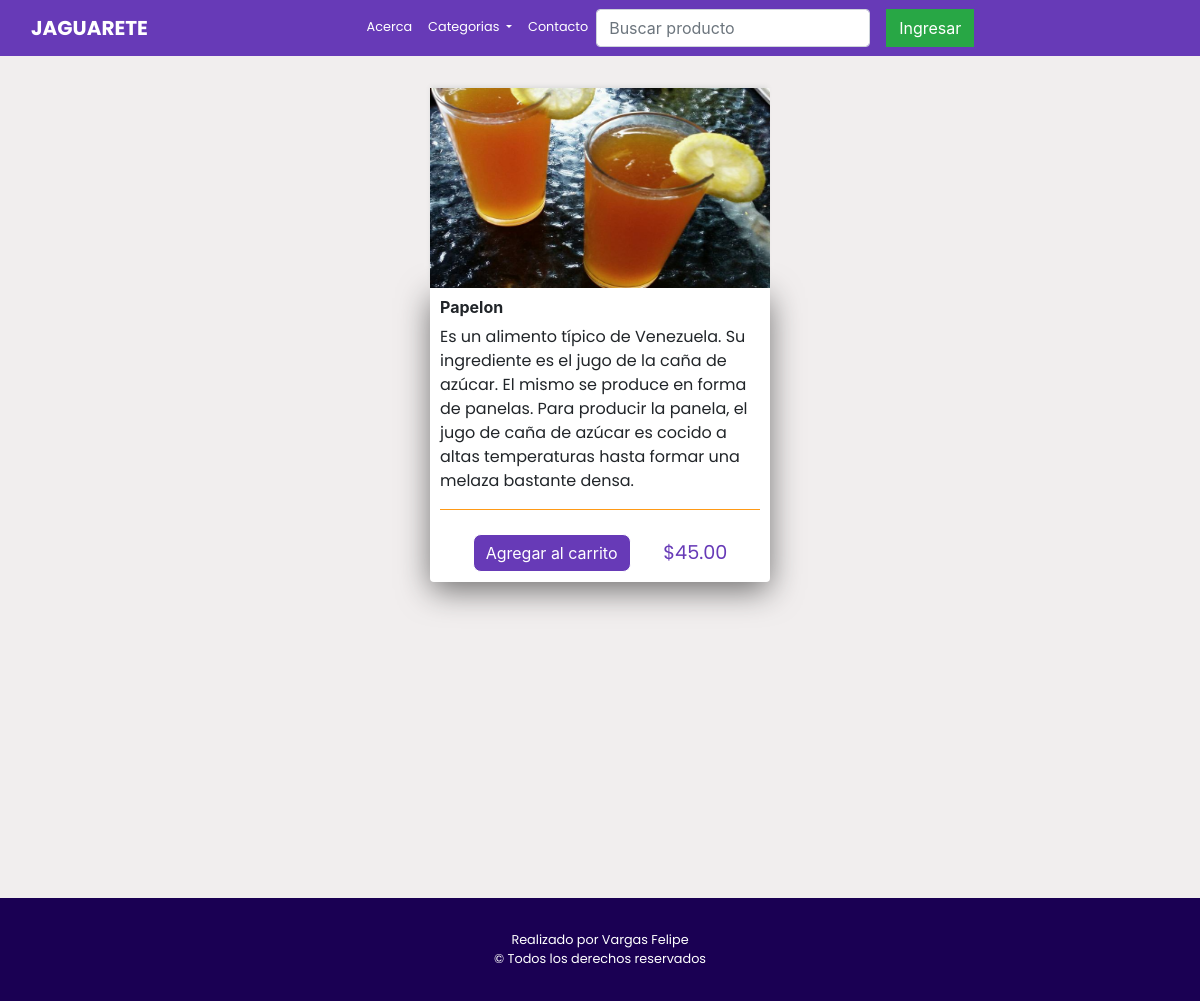
Page /product_details/14 on the earlier database version.
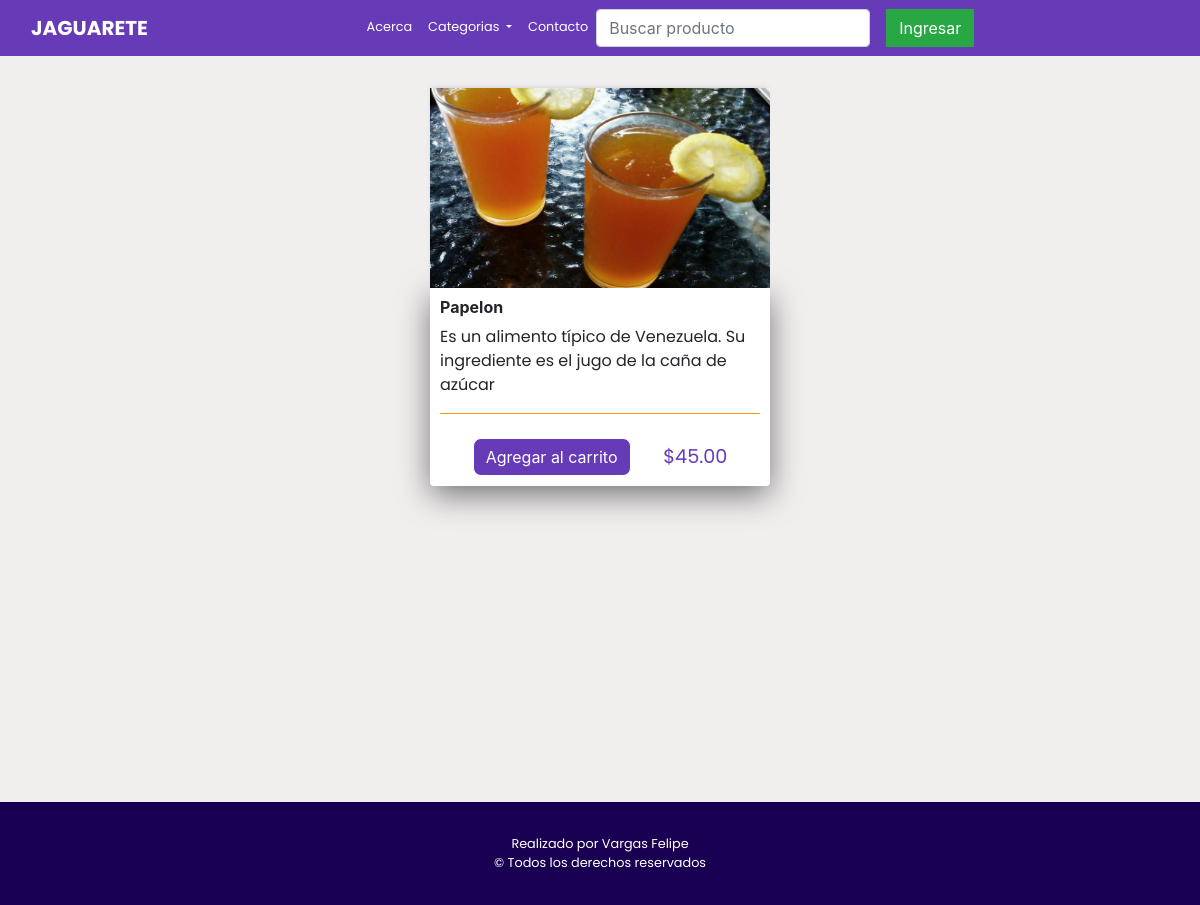
Same page on the later database version.
### store/models.py (models this page shows, shortened)
class Product(models.Model):
    name= models.CharField(max_length=200,null = True)
    price = models.DecimalField(max_digits=7, decimal_places=2)
    img = models.ImageField(null= True,blank=True)
    description = models.CharField(max_length=255,default="")
    category = models.CharField(max_length=255,default="Comidas")

### store/views.py (the view)
# urls.py: path('product_details/<int:id>',views.product_details, name='product_details'),
def product_details(request,id):
    if request.user.is_authenticated:
            customer = request.user.customer
            order, created = Order.objects.get_or_create(customer=customer, complete=False )
            Items = order.orderitem_set.all()
            carItems = order.get_car_items
    else:
            Items = []
            order = {'get_car_total':0,'get_car_items':0 }
            carItems = order['get_car_items']
    product = Product.objects.get(id = id)
    return render(request,'store/mas.html',{'product':product,'carItems':carItems})

### store/templates/store/mas.html (shortened to what this page needs)
{% extends 'store/main.html' %}
{% load static %}
{% block content %}
<div class="container">
<div class="col-lg-4 mx-auto">
    <img class="thumbnail" src="{{product.img.url}}" alt="">
    <div class="box-element product">
        <h6><strong>{{product.name}}</strong></h6>
        <div class="description">
        <p>{{product.description}}</p>
    </div>
        <div class="botones-card">
            <button data-product={{product.id}} data-action="add" class="btn btn-warning add-btn update-car">Agregar al carrito</button>
            <div class="precio">
                <span>${{product.price | floatformat:2}}</span>
            </div>
        </div>
</div>
</div>
</div>
{% endblock content %}

Differences in the rows shown:
changed Product "Papelon": description "…de la caña de azúcar. El mismo se produce en forma de panelas. Para producir la panela, el jugo de caña de azúcar es cocido a altas temperaturas hasta formar una melaza bastante densa." → "Es un alimento típico de Venezuela. Su ingrediente es el jugo de la caña de azúcar"
